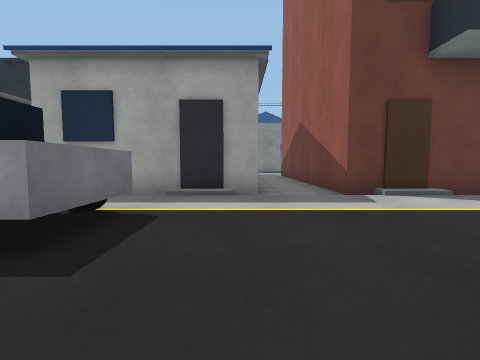
[1] (above)

24 first-person views from a walk through a Gazebo world. The camera is 0.72 m above the floor, tilts 4° down and sees 90° across. The floor is counted in squares, 1 m on a side. Each view is taken from the middle of a square. On the plan, view 1 faces up. The plan holds only what a view shows up to about 9 squares ahead; the rest is blank. The place goes on beyond the plan. Some stock models are drawn as simple stand-ins.

[2]
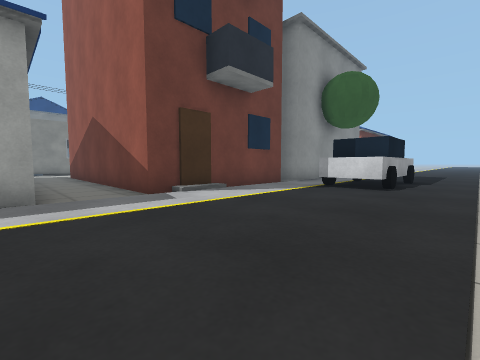

[3]
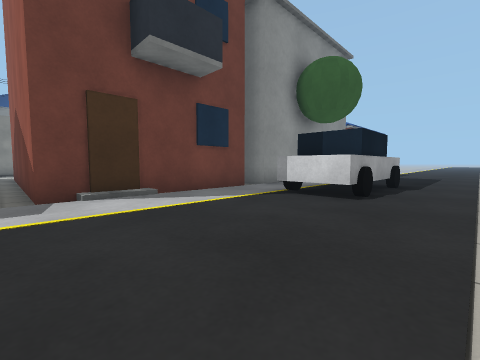

[4]
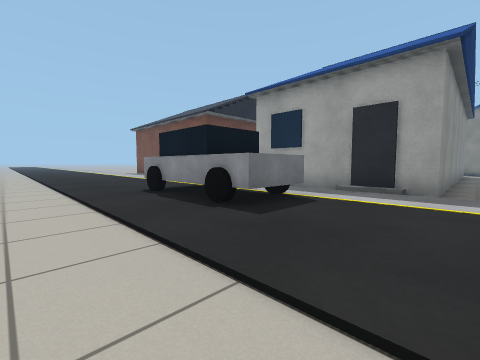

[5]
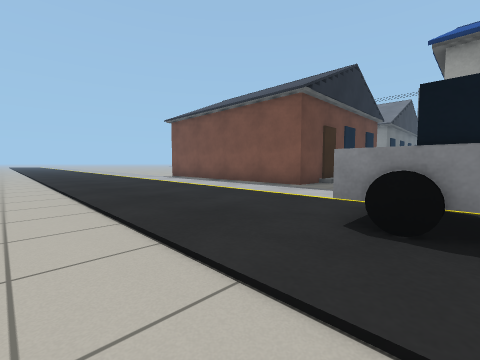

[6]
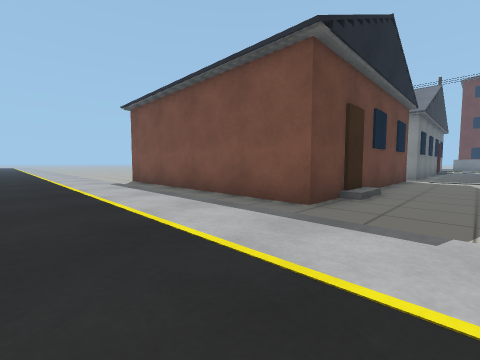

[7]
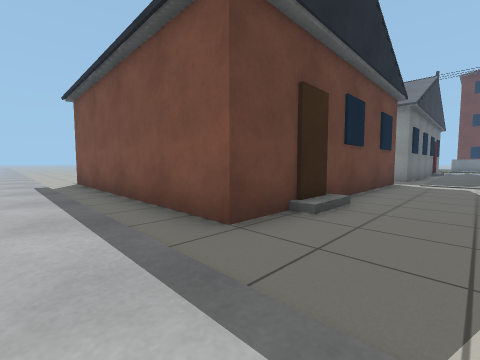

[8]
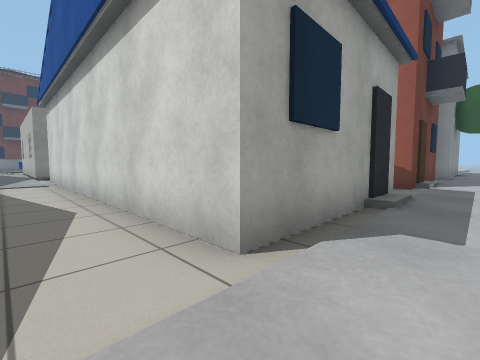

[9]
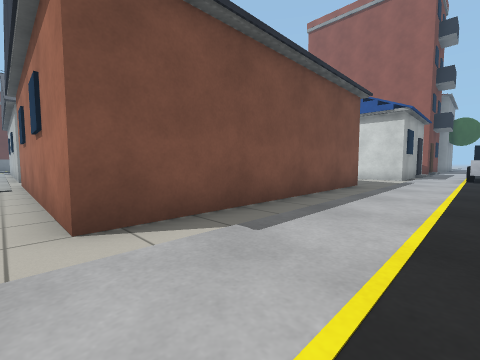

[10]
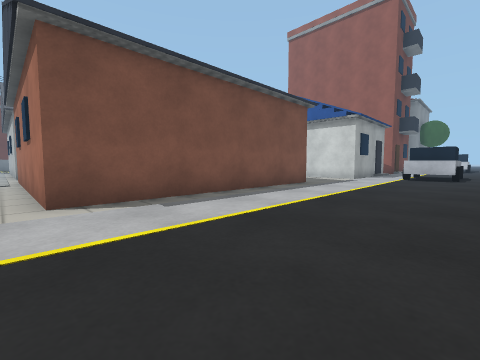

[11]
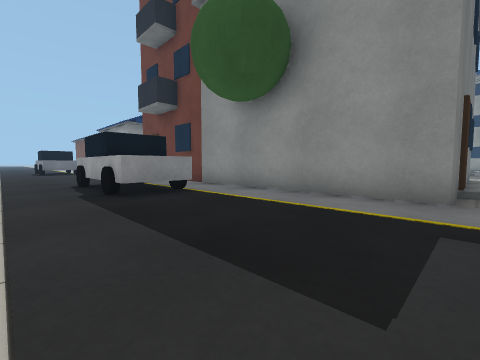

[12]
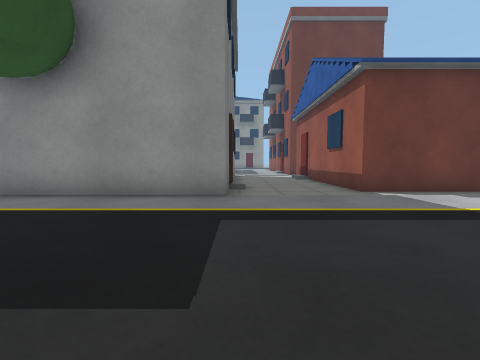

[13]
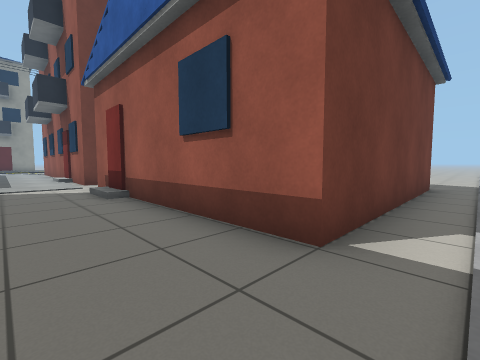

[14]
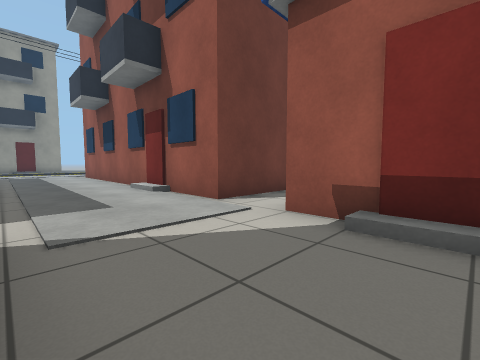

[15]
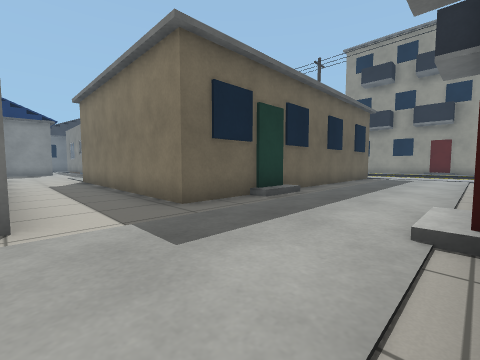

[16]
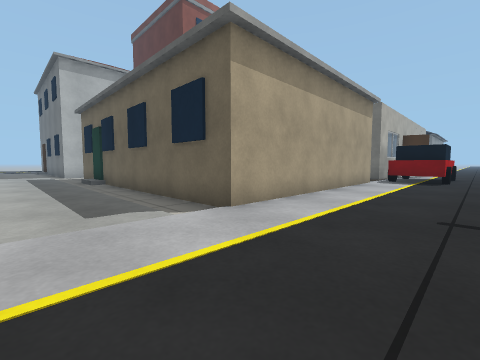

[17]
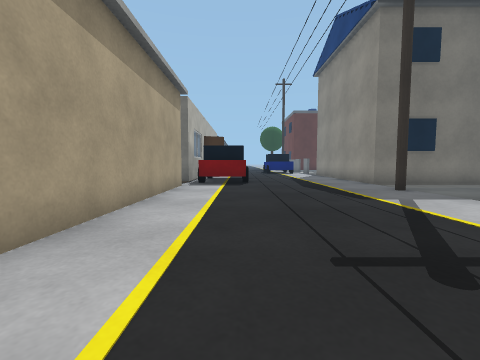

[18]
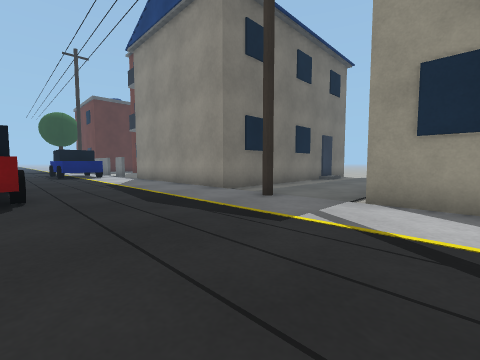

[19]
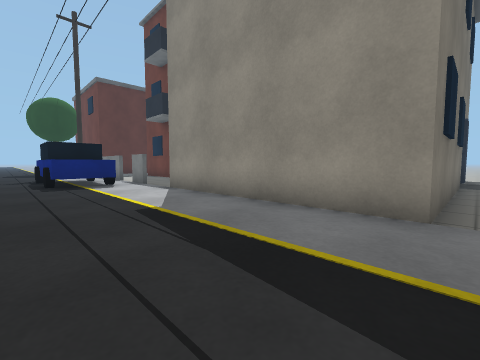

[20]
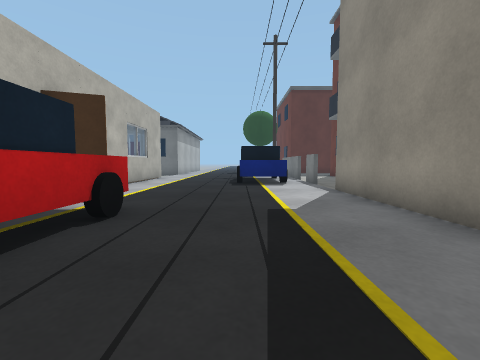

[21]
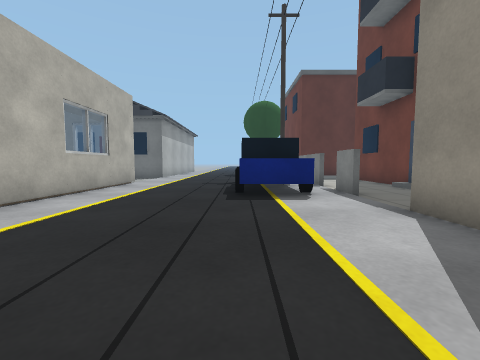

[22]
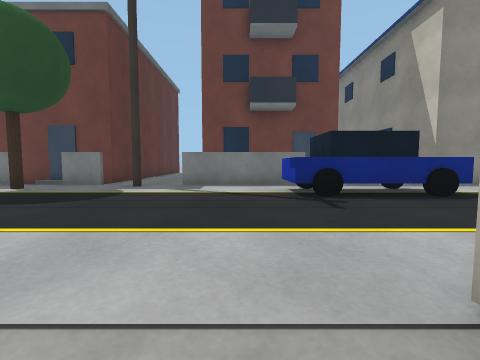

[23]
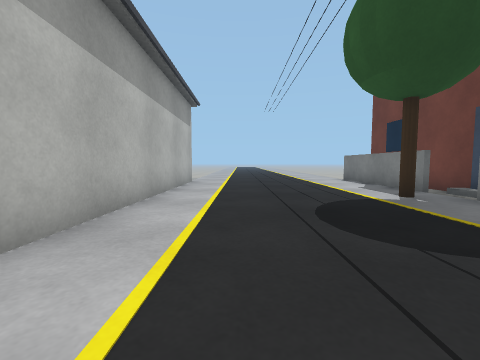

[24]
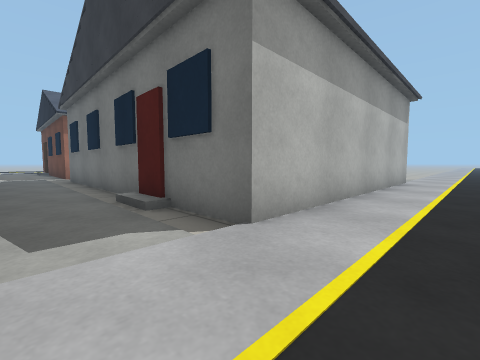

### Floor plan
Key: @ floor where view 1 was taken; . main floor; - floor 0.05 m lower than the main floor; : floor 0.1 m higher than the main floor; / step, stairs or slope; C car; P brown pole; H house; F fence; O other object.
Columns run from 17 left of view 1 to 20 right of it. Each row starts with its distance up from view 1.
 35            O---        O-...
 34  OOOOOO...   ----O     O-...
 33  FFFFFF..FFFFF-F-OOOOOOO-...OO
 32  ....P..P.................P...
 31  ...........CC CC.............
 30  ...........CCCCC...............
 29  ..................................
 28 ....................CCCCC..........
 27 ...................H   CC..........
 26  OOOOOOOOO..HHHHHHHHH  HOOOOOOOO-..
 25          O..H                  O-..
 24          O..H                  O-..
 23          O..                   O-..O
 22          O..                   O-..O
 21          O..                   O-..O
 20          O..                   O-..O
 19          O..                   O-..O
 18          O..                   O-..O
 17          O..                   O-..O
 16           ...O           OOOOOOO-..O
 15          -...O           --------..OOO
 14 .O       O---O                 O-..---
 13 .O       O---O      O           O--O
 12 -O       O---O   O -O           O--O
 11 -O       O---O   O--O          O---O
 10 -O       O---O   O--O           O--O
  9 -O       O---O  OO--O           O--O
  8 -O       O---O OOO--O          O---O
  7 -O      OO---OOOOO--O           O--O
  6 -OOOOOOOOO---OOOOO--OOOOO      O---OOO
  5 ................:/../:...OOOOOOO......
  4 .....................................
  3 ............CCCC........C CC........
  2 ............CCCC........CCCC.......
  1 ...................................
  0   ---------------@---------------
 -1   -----------------

Where each view was taken, in squares from view 1:
view 1: 0 up, 0 right, facing up
view 2: 0 up, 0 right, facing up-right
view 3: 0 up, 2 right, facing up-right
view 4: 1 down, 1 right, facing up-left
view 5: 1 down, 4 left, facing up-left
view 6: 2 up, 6 left, facing up-left
view 7: 4 up, 6 left, facing up-left
view 8: 4 up, 6 left, facing up-right
view 9: 3 up, 17 left, facing up-right
view 10: 1 up, 17 left, facing up-right
view 11: 0 up, 15 right, facing up-left
view 12: 0 up, 15 right, facing up
view 13: 5 up, 16 right, facing up-right
view 14: 11 up, 15 right, facing up-right
view 15: 14 up, 18 right, facing up-left
view 16: 29 up, 17 right, facing down-left
view 17: 28 up, 15 right, facing left
view 18: 28 up, 12 right, facing up-left
view 19: 29 up, 7 right, facing up-left
view 20: 30 up, 7 right, facing left
view 21: 30 up, 4 right, facing left
view 22: 25 up, 6 left, facing up
view 23: 28 up, 7 left, facing left
view 24: 28 up, 6 left, facing down-left
